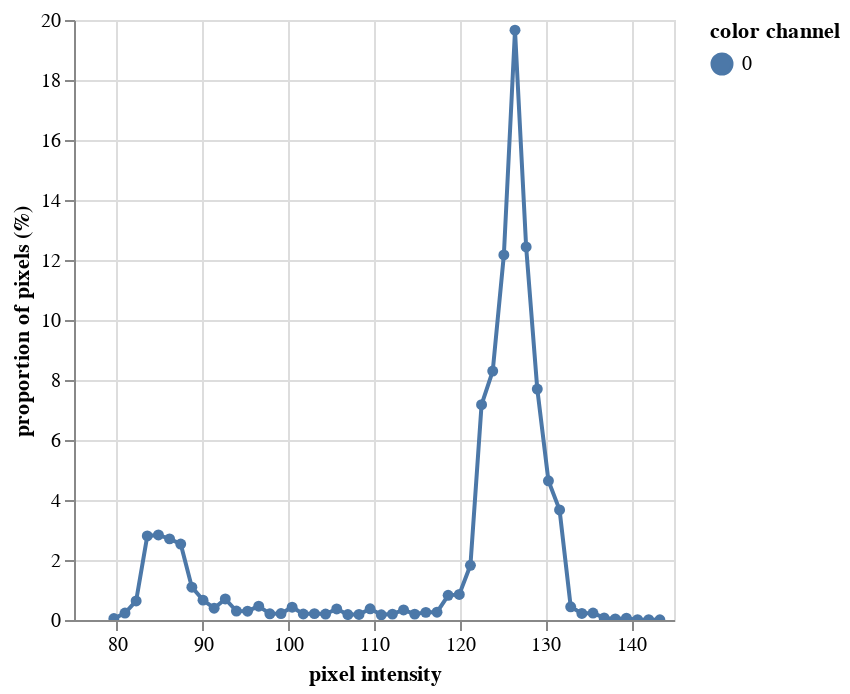

The cell this chart's notebook holds for it:
### Markdown cell above
Use `pcv.visualize.histogram` to aid in picking a value for binary threshold (next step).
This step would not go into a workflow when you run it in parallel.

### Code cell
hist_figure1 = pcv.visualize.histogram(a, bins=50)

### Figure 1 — Vega-Lite specification as saved in the notebook (floating-point values rounded to 4 significant figures)
{"config": {"view": {"continuousWidth": 300, "continuousHeight": 300}}, "data": {"name": "data-a55c2ac124dfc5b4618155ac4035c591"}, "mark": {"type": "line", "point": true}, "encoding": {"color": {"field": "color channel", "type": "nominal"}, "tooltip": [{"field": "pixel intensity", "type": "quantitative"}, {"field": "proportion of pixels (%)", "type": "quantitative"}], "x": {"field": "pixel intensity", "type": "quantitative"}, "y": {"field": "proportion of pixels (%)", "type": "quantitative"}}, "params": [{"name": "param_1", "select": {"type": "interval", "encodings": ["x", "y"]}, "bind": "scales"}], "$schema": "https://vega.github.io/schema/vega-lite/v5.20.1.json", "datasets": {"data-a55c2ac124dfc5b4618155ac4035c591": [{"pixel intensity": 79.65, "proportion of pixels (%)": 0.0475, "hist_count": 95, "color channel": "0"}, {"pixel intensity": 80.95, "proportion of pixels (%)": 0.2305, "hist_count": 461, "color channel": "0"}, {"pixel intensity": 82.25, "proportion of pixels (%)": 0.636, "hist_count": 1272, "color channel": "0"}, {"pixel intensity": 83.55, "proportion of pixels (%)": 2.802, "hist_count": 5604, "color channel": "0"}, {"pixel intensity": 84.85, "proportion of pixels (%)": 2.834, "hist_count": 5668, "color channel": "0"}, {"pixel intensity": 86.15, "proportion of pixels (%)": 2.704, "hist_count": 5408, "color channel": "0"}, {"pixel intensity": 87.45, "proportion of pixels (%)": 2.533, "hist_count": 5066, "color channel": "0"}, {"pixel intensity": 88.75, "proportion of pixels (%)": 1.095, "hist_count": 2189, "color channel": "0"}, {"pixel intensity": 90.05, "proportion of pixels (%)": 0.662, "hist_count": 1324, "color channel": "0"}, {"pixel intensity": 91.35, "proportion of pixels (%)": 0.3925, "hist_count": 785, "color channel": "0"}, {"pixel intensity": 92.65, "proportion of pixels (%)": 0.7025, "hist_count": 1405, "color channel": "0"}, {"pixel intensity": 93.95, "proportion of pixels (%)": 0.297, "hist_count": 594, "color channel": "0"}, {"pixel intensity": 95.25, "proportion of pixels (%)": 0.2945, "hist_count": 589, "color channel": "0"}, {"pixel intensity": 96.55, "proportion of pixels (%)": 0.4615, "hist_count": 923, "color channel": "0"}, {"pixel intensity": 97.85, "proportion of pixels (%)": 0.2065, "hist_count": 413, "color channel": "0"}, {"pixel intensity": 99.15, "proportion of pixels (%)": 0.2165, "hist_count": 433, "color channel": "0"}, {"pixel intensity": 100.4, "proportion of pixels (%)": 0.4275, "hist_count": 855, "color channel": "0"}, {"pixel intensity": 101.8, "proportion of pixels (%)": 0.2, "hist_count": 400, "color channel": "0"}, {"pixel intensity": 103.1, "proportion of pixels (%)": 0.213, "hist_count": 426, "color channel": "0"}, {"pixel intensity": 104.3, "proportion of pixels (%)": 0.1985, "hist_count": 397, "color channel": "0"}, {"pixel intensity": 105.7, "proportion of pixels (%)": 0.3675, "hist_count": 735, "color channel": "0"}, {"pixel intensity": 106.9, "proportion of pixels (%)": 0.181, "hist_count": 362, "color channel": "0"}, {"pixel intensity": 108.2, "proportion of pixels (%)": 0.185, "hist_count": 370, "color channel": "0"}, {"pixel intensity": 109.6, "proportion of pixels (%)": 0.3745, "hist_count": 749, "color channel": "0"}, {"pixel intensity": 110.8, "proportion of pixels (%)": 0.1725, "hist_count": 345, "color channel": "0"}, {"pixel intensity": 112.2, "proportion of pixels (%)": 0.1965, "hist_count": 393, "color channel": "0"}, {"pixel intensity": 113.5, "proportion of pixels (%)": 0.3355, "hist_count": 671, "color channel": "0"}, {"pixel intensity": 114.8, "proportion of pixels (%)": 0.196, "hist_count": 392, "color channel": "0"}, {"pixel intensity": 116.1, "proportion of pixels (%)": 0.2545, "hist_count": 509, "color channel": "0"}, {"pixel intensity": 117.3, "proportion of pixels (%)": 0.2615, "hist_count": 523, "color channel": "0"}, {"pixel intensity": 118.7, "proportion of pixels (%)": 0.822, "hist_count": 1644, "color channel": "0"}, {"pixel intensity": 120.0, "proportion of pixels (%)": 0.853, "hist_count": 1706, "color channel": "0"}, {"pixel intensity": 121.2, "proportion of pixels (%)": 1.822, "hist_count": 3644, "color channel": "0"}, {"pixel intensity": 122.6, "proportion of pixels (%)": 7.176, "hist_count": 14353, "color channel": "0"}, {"pixel intensity": 123.8, "proportion of pixels (%)": 8.297, "hist_count": 16595, "color channel": "0"}, {"pixel intensity": 125.2, "proportion of pixels (%)": 12.17, "hist_count": 24334, "color channel": "0"}, {"pixel intensity": 126.5, "proportion of pixels (%)": 19.66, "hist_count": 39317, "color channel": "0"}, {"pixel intensity": 127.8, "proportion of pixels (%)": 12.43, "hist_count": 24867, "color channel": "0"}, {"pixel intensity": 129.1, "proportion of pixels (%)": 7.698, "hist_count": 15396, "color channel": "0"}, {"pixel intensity": 130.3, "proportion of pixels (%)": 4.641, "hist_count": 9283, "color channel": "0"}, {"pixel intensity": 131.7, "proportion of pixels (%)": 3.67, "hist_count": 7340, "color channel": "0"}, {"pixel intensity": 132.9, "proportion of pixels (%)": 0.439, "hist_count": 878, "color channel": "0"}, {"pixel intensity": 134.2, "proportion of pixels (%)": 0.2175, "hist_count": 435, "color channel": "0"}, {"pixel intensity": 135.6, "proportion of pixels (%)": 0.232, "hist_count": 464, "color channel": "0"}, {"pixel intensity": 136.8, "proportion of pixels (%)": 0.069, "hist_count": 138, "color channel": "0"}, {"pixel intensity": 138.2, "proportion of pixels (%)": 0.0375, "hist_count": 75, "color channel": "0"}, {"pixel intensity": 139.4, "proportion of pixels (%)": 0.061, "hist_count": 122, "color channel": "0"}, {"pixel intensity": 140.8, "proportion of pixels (%)": 0.0125, "hist_count": 25, "color channel": "0"}, {"pixel intensity": 142.1, "proportion of pixels (%)": 0.009, "hist_count": 18, "color channel": "0"}, {"pixel intensity": 143.3, "proportion of pixels (%)": 0.005, "hist_count": 10, "color channel": "0"}]}}
